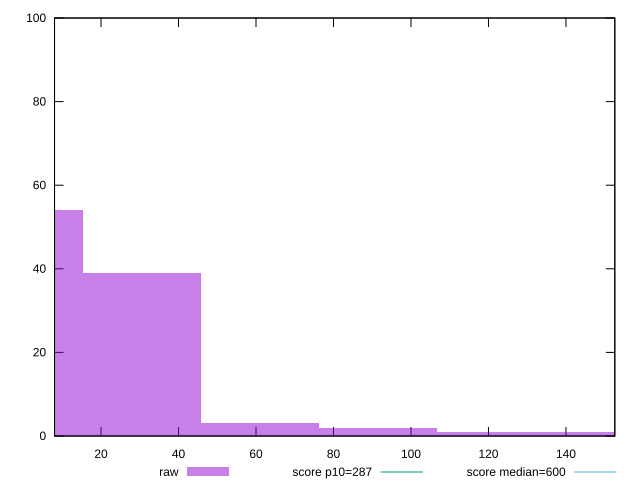

The script that saved this image:
reset

$raw <<EOF
60.95730754555102 3
30.47865377277551 39
152.39326886387755 1
0 54
91.43596131832652 2
121.91461509110204 1
EOF

set key outside below
set boxwidth 30.47865377277551
set xrange [8:152.6139999999997]
set yrange [0:100]
set trange [0:100]
set style fill transparent solid 0.5 noborder

set parametric
set terminal svg size 640, 490 enhanced background rgb 'white'
set output "report_00019_2021-02-10T18-14-37.922Z//total-blocking-time/samples/pages+cached+noadtech+nomedia+nocss/raw/histogram.svg"

plot $raw title "raw" with boxes, \
     287,t title "score p10=287", \
     600,t title "score median=600"

reset
